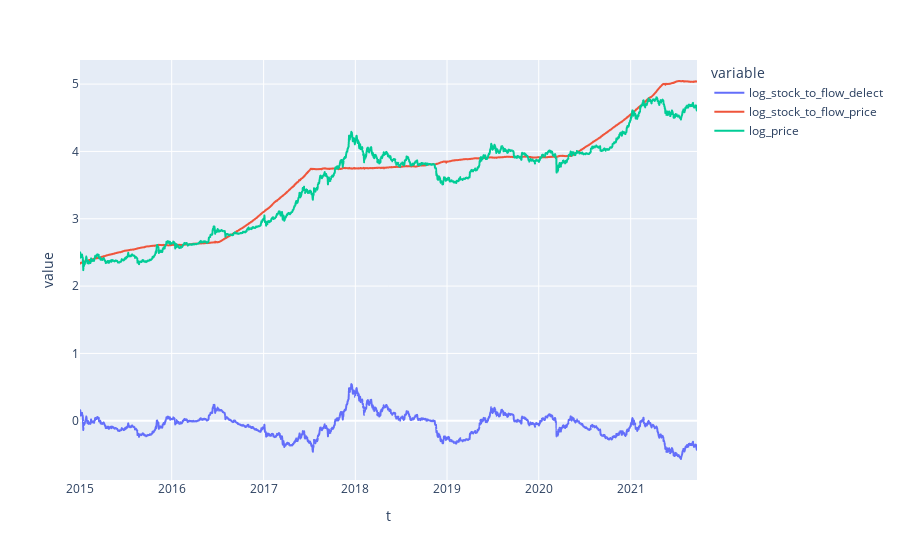

Notebook code for this chart:
### Code cell
# caucious if model or factor is not smooth
px.line(combined_df, x=combined_df.index, y=['log_stock_to_flow_delect', 'log_stock_to_flow_price', 'log_price'])

### Figure 1 — Plotly figure (JSON) as saved in the notebook; plotly's stock layout.template omitted (floating-point values rounded to 4 significant figures; data arrays with more than 128 entries replaced by an {"elided": "..."} marker saying what was removed)
{"data": [{"hovertemplate": "variable=log_stock_to_flow_delect<br>t=%{x}<br>value=%{y}<extra></extra>", "legendgroup": "log_stock_to_flow_delect", "line": {"color": "#636efa", "dash": "solid"}, "marker": {"symbol": "circle"}, "mode": "lines", "name": "log_stock_to_flow_delect", "showlegend": true, "type": "scattergl", "x": {"elided": "2457 str values"}, "xaxis": "x", "y": {"elided": "2457 float values"}, "yaxis": "y"}, {"hovertemplate": "variable=log_stock_to_flow_price<br>t=%{x}<br>value=%{y}<extra></extra>", "legendgroup": "log_stock_to_flow_price", "line": {"color": "#EF553B", "dash": "solid"}, "marker": {"symbol": "circle"}, "mode": "lines", "name": "log_stock_to_flow_price", "showlegend": true, "type": "scattergl", "x": {"elided": "2457 str values"}, "xaxis": "x", "y": {"elided": "2457 float values"}, "yaxis": "y"}, {"hovertemplate": "variable=log_price<br>t=%{x}<br>value=%{y}<extra></extra>", "legendgroup": "log_price", "line": {"color": "#00cc96", "dash": "solid"}, "marker": {"symbol": "circle"}, "mode": "lines", "name": "log_price", "showlegend": true, "type": "scattergl", "x": {"elided": "2457 str values"}, "xaxis": "x", "y": {"elided": "2457 float values"}, "yaxis": "y"}], "layout": {"legend": {"title": {"text": "variable"}, "tracegroupgap": 0}, "margin": {"t": 60}, "xaxis": {"anchor": "y", "domain": [0, 1], "title": {"text": "t"}}, "yaxis": {"anchor": "x", "domain": [0, 1], "title": {"text": "value"}}}}
